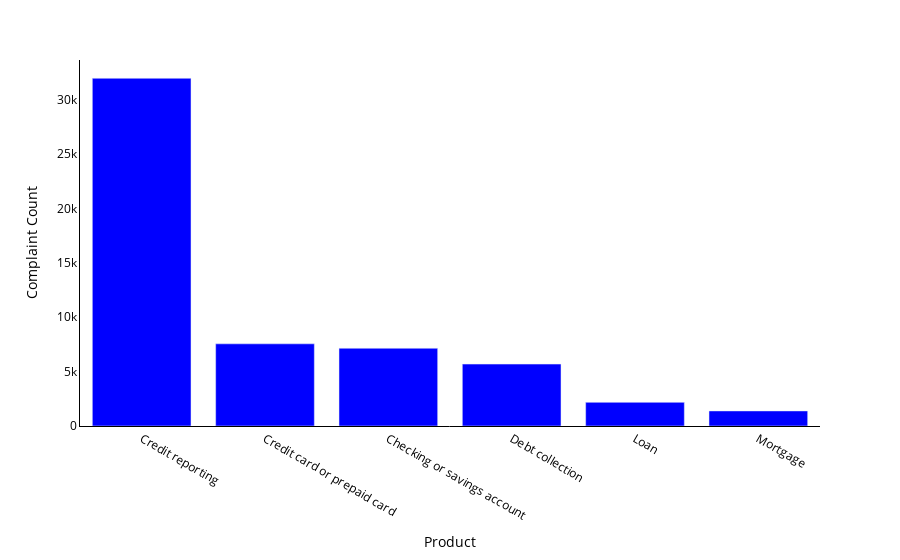

Notebook code for this chart:
### Code cell
# Create the bar chart
#fig = px.bar(df_value_counts_prod2, x=df_value_counts_prod2.index, y=df_value_counts_prod2.values)
fig = px.bar(df_value_counts_prod2, x=df_value_counts_prod2.index, y=df_value_counts_prod2.values,
             color=df_value_counts_prod2.index, color_discrete_sequence=['blue'])  # Set the color of the bars to black

fig.update_layout(
    plot_bgcolor='white',  
    font_color='black',  
    xaxis=dict(title='Product', showline=True, linecolor = 'black'),  
    yaxis=dict(title='Complaint Count',  showline=True, linecolor = 'black')  ,
    showlegend=False
)
# Show the plot
fig.show()

### Figure 1 — Plotly figure (JSON) as saved in the notebook; plotly's stock layout.template omitted (floating-point values rounded to 4 significant figures)
{"data": [{"alignmentgroup": "True", "hovertemplate": "Product=%{x}<br>y=%{y}<extra></extra>", "legendgroup": "Credit reporting", "marker": {"color": "blue", "pattern": {"shape": ""}}, "name": "Credit reporting", "offsetgroup": "Credit reporting", "orientation": "v", "showlegend": true, "textposition": "auto", "x": ["Credit reporting"], "xaxis": "x", "y": [31972], "yaxis": "y", "type": "bar"}, {"alignmentgroup": "True", "hovertemplate": "Product=%{x}<br>y=%{y}<extra></extra>", "legendgroup": "Credit card or prepaid card", "marker": {"color": "blue", "pattern": {"shape": ""}}, "name": "Credit card or prepaid card", "offsetgroup": "Credit card or prepaid card", "orientation": "v", "showlegend": true, "textposition": "auto", "x": ["Credit card or prepaid card"], "xaxis": "x", "y": [7556], "yaxis": "y", "type": "bar"}, {"alignmentgroup": "True", "hovertemplate": "Product=%{x}<br>y=%{y}<extra></extra>", "legendgroup": "Checking or savings account", "marker": {"color": "blue", "pattern": {"shape": ""}}, "name": "Checking or savings account", "offsetgroup": "Checking or savings account", "orientation": "v", "showlegend": true, "textposition": "auto", "x": ["Checking or savings account"], "xaxis": "x", "y": [7146], "yaxis": "y", "type": "bar"}, {"alignmentgroup": "True", "hovertemplate": "Product=%{x}<br>y=%{y}<extra></extra>", "legendgroup": "Debt collection", "marker": {"color": "blue", "pattern": {"shape": ""}}, "name": "Debt collection", "offsetgroup": "Debt collection", "orientation": "v", "showlegend": true, "textposition": "auto", "x": ["Debt collection"], "xaxis": "x", "y": [5692], "yaxis": "y", "type": "bar"}, {"alignmentgroup": "True", "hovertemplate": "Product=%{x}<br>y=%{y}<extra></extra>", "legendgroup": "Loan", "marker": {"color": "blue", "pattern": {"shape": ""}}, "name": "Loan", "offsetgroup": "Loan", "orientation": "v", "showlegend": true, "textposition": "auto", "x": ["Loan"], "xaxis": "x", "y": [2173], "yaxis": "y", "type": "bar"}, {"alignmentgroup": "True", "hovertemplate": "Product=%{x}<br>y=%{y}<extra></extra>", "legendgroup": "Mortgage", "marker": {"color": "blue", "pattern": {"shape": ""}}, "name": "Mortgage", "offsetgroup": "Mortgage", "orientation": "v", "showlegend": true, "textposition": "auto", "x": ["Mortgage"], "xaxis": "x", "y": [1385], "yaxis": "y", "type": "bar"}], "layout": {"xaxis": {"anchor": "y", "domain": [0.0, 1.0], "title": {"text": "Product"}, "categoryorder": "array", "categoryarray": ["Credit reporting", "Credit card or prepaid card", "Checking or savings account", "Debt collection", "Loan", "Mortgage"], "showline": true, "linecolor": "black"}, "yaxis": {"anchor": "x", "domain": [0.0, 1.0], "title": {"text": "Complaint Count"}, "showline": true, "linecolor": "black"}, "legend": {"title": {"text": "Product"}, "tracegroupgap": 0}, "margin": {"t": 60}, "barmode": "relative", "font": {"color": "black"}, "plot_bgcolor": "white", "showlegend": false}}
